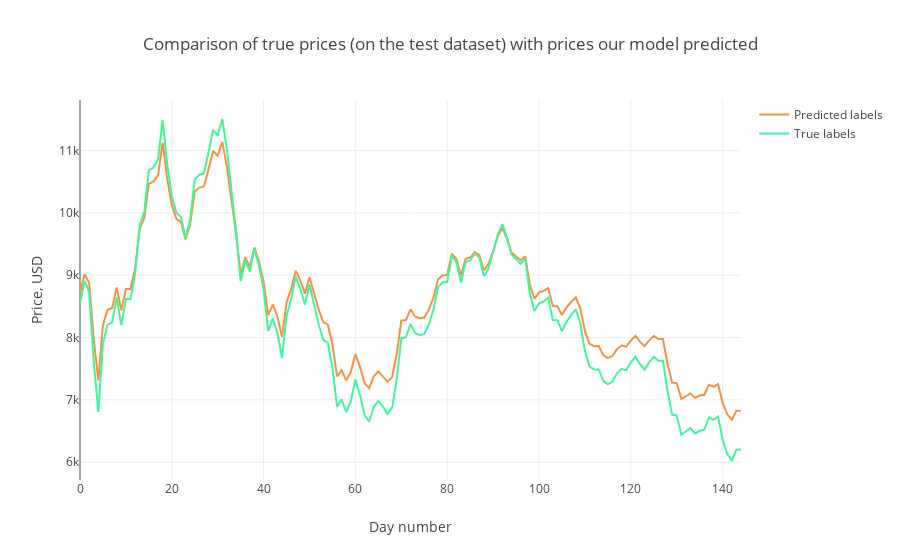

Here is the notebook cell this chart was saved with:
### Code cell
#Updated visual with labels
trace1 = go.Scatter(
    x = np.arange(0, len(prediction2_inverse), 1),
    y = prediction2_inverse,
    mode = 'lines',
    name = 'Predicted labels',
    line = dict(color=('rgb(244, 146, 65)'), width=2)
)
trace2 = go.Scatter(
    x = np.arange(0, len(Y2_test2_inverse), 1),
    y = Y2_test2_inverse,
    mode = 'lines',
    name = 'True labels',
    line = dict(color=('rgb(66, 244, 155)'), width=2)
)

data = [trace1, trace2]
layout = dict(title = 'Comparison of true prices (on the test dataset) with prices our model predicted',
             xaxis = dict(title = 'Day number'), yaxis = dict(title = 'Price, USD'))
fig = dict(data=data, layout=layout)
py.iplot(fig, filename='results_demonstrating0')

### Figure 1 — Plotly figure (JSON) as saved in the notebook; plotly's stock layout.template omitted (floating-point values rounded to 4 significant figures; data arrays with more than 128 entries replaced by an {"elided": "..."} marker saying what was removed)
{"data": [{"line": {"color": "rgb(244, 146, 65)", "width": 2}, "mode": "lines", "name": "Predicted labels", "type": "scatter", "uid": "cd76f5bb-9d79-48c8-9102-c3401399bc53", "x": {"elided": "145 int values"}, "y": {"elided": "145 float values"}}, {"line": {"color": "rgb(66, 244, 155)", "width": 2}, "mode": "lines", "name": "True labels", "type": "scatter", "uid": "86aa5331-218f-4580-84c7-897930b95d7f", "x": {"elided": "145 int values"}, "y": {"elided": "145 float values"}}], "layout": {"title": "Comparison of true prices (on the test dataset) with prices our model predicted", "xaxis": {"title": "Day number"}, "yaxis": {"title": "Price, USD"}}}
